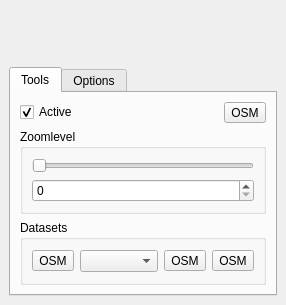
<?xml version="1.0" encoding="UTF-8"?>
<ui version="4.0">
 <class>TileMapScaleLevelsDockWidget</class>
 <widget class="QDockWidget" name="TileMapScaleLevelsDockWidget">
  <property name="geometry">
   <rect>
    <x>0</x>
    <y>0</y>
    <width>286</width>
    <height>305</height>
   </rect>
  </property>
  <property name="minimumSize">
   <size>
    <width>286</width>
    <height>305</height>
   </size>
  </property>
  <property name="maximumSize">
   <size>
    <width>524287</width>
    <height>524287</height>
   </size>
  </property>
  <property name="windowTitle">
   <string>Tile Map Scale Levels</string>
  </property>
  <widget class="QWidget" name="dockWidgetContents">
   <layout class="QVBoxLayout" name="verticalLayout_6">
    <item>
     <spacer name="verticalSpacer">
      <property name="orientation">
       <enum>Qt::Vertical</enum>
      </property>
      <property name="sizeHint" stdset="0">
       <size>
        <width>20</width>
        <height>40</height>
       </size>
      </property>
     </spacer>
    </item>
    <item>
     <widget class="QTabWidget" name="tabWidget">
      <property name="tabPosition">
       <enum>QTabWidget::North</enum>
      </property>
      <property name="tabShape">
       <enum>QTabWidget::Rounded</enum>
      </property>
      <property name="currentIndex">
       <number>0</number>
      </property>
      <property name="elideMode">
       <enum>Qt::ElideNone</enum>
      </property>
      <widget class="QWidget" name="tab">
       <attribute name="title">
        <string>Tools</string>
       </attribute>
       <layout class="QVBoxLayout" name="verticalLayout_2">
        <item>
         <layout class="QHBoxLayout" name="horizontalLayout">
          <item>
           <widget class="QCheckBox" name="checkBoxIsActive">
            <property name="text">
             <string>Active</string>
            </property>
            <property name="checked">
             <bool>true</bool>
            </property>
            <property name="tristate">
             <bool>false</bool>
            </property>
           </widget>
          </item>
          <item>
           <spacer name="horizontalSpacer_2">
            <property name="orientation">
             <enum>Qt::Horizontal</enum>
            </property>
            <property name="sizeHint" stdset="0">
             <size>
              <width>40</width>
              <height>20</height>
             </size>
            </property>
           </spacer>
          </item>
          <item>
           <widget class="QToolButton" name="buttonInfo">
            <property name="toolTip">
             <string>Show information</string>
            </property>
            <property name="statusTip">
             <string>Show information</string>
            </property>
            <property name="text">
             <string>OSM</string>
            </property>
            <property name="icon">
             <iconset resource="resources.qrc">
              <normaloff>:/icons/icons/help-about.png</normaloff>:/icons/icons/help-about.png</iconset>
            </property>
            <property name="iconSize">
             <size>
              <width>22</width>
              <height>22</height>
             </size>
            </property>
           </widget>
          </item>
         </layout>
        </item>
        <item>
         <widget class="QGroupBox" name="groupBox">
          <property name="title">
           <string>Zoomlevel</string>
          </property>
          <layout class="QVBoxLayout" name="verticalLayout_4">
           <item>
            <layout class="QVBoxLayout" name="verticalLayout">
             <item>
              <widget class="QSlider" name="sliderZoomlevels">
               <property name="toolTip">
                <string/>
               </property>
               <property name="statusTip">
                <string/>
               </property>
               <property name="maximum">
                <number>25</number>
               </property>
               <property name="sliderPosition">
                <number>0</number>
               </property>
               <property name="orientation">
                <enum>Qt::Horizontal</enum>
               </property>
               <property name="tickPosition">
                <enum>QSlider::NoTicks</enum>
               </property>
               <property name="tickInterval">
                <number>0</number>
               </property>
              </widget>
             </item>
             <item>
              <widget class="QSpinBox" name="spinBoxZoomlevels">
               <property name="keyboardTracking">
                <bool>false</bool>
               </property>
               <property name="maximum">
                <number>25</number>
               </property>
              </widget>
             </item>
            </layout>
           </item>
          </layout>
         </widget>
        </item>
        <item>
         <widget class="QGroupBox" name="groupBoxDatasets">
          <property name="title">
           <string>Datasets</string>
          </property>
          <layout class="QVBoxLayout" name="verticalLayout_3">
           <item>
            <layout class="QHBoxLayout" name="horizontalLayout_2">
             <item>
              <widget class="QToolButton" name="buttonLoadOSM">
               <property name="toolTip">
                <string>load OSM Layer</string>
               </property>
               <property name="statusTip">
                <string>load OSM Layer</string>
               </property>
               <property name="text">
                <string>OSM</string>
               </property>
               <property name="icon">
                <iconset resource="resources.qrc">
                 <normaloff>:/icons/icons/osm.png</normaloff>:/icons/icons/osm.png</iconset>
               </property>
               <property name="iconSize">
                <size>
                 <width>22</width>
                 <height>22</height>
                </size>
               </property>
              </widget>
             </item>
             <item>
              <widget class="QComboBox" name="comboBoxUserDatasets"/>
             </item>
             <item>
              <widget class="QToolButton" name="buttonLoadRefreshUserDatasets">
               <property name="toolTip">
                <string>refresh list of datasets</string>
               </property>
               <property name="statusTip">
                <string>refresh list of datasets</string>
               </property>
               <property name="text">
                <string>OSM</string>
               </property>
               <property name="icon">
                <iconset resource="resources.qrc">
                 <normaloff>:/icons/icons/view-refresh.png</normaloff>:/icons/icons/view-refresh.png</iconset>
               </property>
               <property name="iconSize">
                <size>
                 <width>22</width>
                 <height>22</height>
                </size>
               </property>
              </widget>
             </item>
             <item>
              <widget class="QToolButton" name="buttonLoadUserDataset">
               <property name="toolTip">
                <string>load selected dataset</string>
               </property>
               <property name="statusTip">
                <string>load selected dataset</string>
               </property>
               <property name="text">
                <string>OSM</string>
               </property>
               <property name="icon">
                <iconset resource="resources.qrc">
                 <normaloff>:/icons/icons/list-add.png</normaloff>:/icons/icons/list-add.png</iconset>
               </property>
               <property name="iconSize">
                <size>
                 <width>22</width>
                 <height>22</height>
                </size>
               </property>
              </widget>
             </item>
            </layout>
           </item>
          </layout>
         </widget>
        </item>
       </layout>
      </widget>
      <widget class="QWidget" name="OptionsTab">
       <attribute name="title">
        <string>Options</string>
       </attribute>
       <layout class="QVBoxLayout" name="verticalLayout_5">
        <item>
         <widget class="QCheckBox" name="checkBoxUseMercator">
          <property name="text">
           <string>Use World Mercator System</string>
          </property>
          <property name="checked">
           <bool>false</bool>
          </property>
          <property name="tristate">
           <bool>false</bool>
          </property>
         </widget>
        </item>
        <item>
         <widget class="QCheckBox" name="checkBoxUseOnTheFlyTransformation">
          <property name="text">
           <string>Use 'On-The-Fly' Transformation</string>
          </property>
          <property name="checked">
           <bool>false</bool>
          </property>
          <property name="tristate">
           <bool>false</bool>
          </property>
         </widget>
        </item>
        <item>
         <layout class="QGridLayout" name="gridLayout">
          <item row="1" column="1">
           <widget class="QSpinBox" name="maxZoomlevelSpinBox">
            <property name="keyboardTracking">
             <bool>false</bool>
            </property>
            <property name="minimum">
             <number>-10</number>
            </property>
            <property name="maximum">
             <number>30</number>
            </property>
            <property name="value">
             <number>18</number>
            </property>
           </widget>
          </item>
          <item row="2" column="1">
           <widget class="QSpinBox" name="dpiSpinBox">
            <property name="enabled">
             <bool>false</bool>
            </property>
            <property name="keyboardTracking">
             <bool>false</bool>
            </property>
            <property name="minimum">
             <number>72</number>
            </property>
            <property name="maximum">
             <number>768</number>
            </property>
            <property name="singleStep">
             <number>2</number>
            </property>
            <property name="value">
             <number>96</number>
            </property>
           </widget>
          </item>
          <item row="1" column="0">
           <widget class="QLabel" name="maxZoomlevelLabel">
            <property name="text">
             <string>max Zoomlevel</string>
            </property>
           </widget>
          </item>
          <item row="0" column="0">
           <widget class="QLabel" name="minZoomlevelLabel">
            <property name="text">
             <string>min Zoomlevel</string>
            </property>
           </widget>
          </item>
          <item row="2" column="0">
           <widget class="QLabel" name="dpiLabel">
            <property name="text">
             <string>DPI</string>
            </property>
           </widget>
          </item>
          <item row="0" column="1">
           <widget class="QSpinBox" name="minZoomlevelSpinBox">
            <property name="keyboardTracking">
             <bool>false</bool>
            </property>
            <property name="minimum">
             <number>-10</number>
            </property>
            <property name="maximum">
             <number>30</number>
            </property>
           </widget>
          </item>
          <item row="2" column="2">
           <widget class="QToolButton" name="toggleDpiToolButton">
            <property name="toolTip">
             <string>Allow to set dpi directly</string>
            </property>
            <property name="text">
             <string>...</string>
            </property>
            <property name="icon">
             <iconset resource="resources.qrc">
              <normaloff>:/icons/icons/draw-freehand.png</normaloff>:/icons/icons/draw-freehand.png</iconset>
            </property>
            <property name="checkable">
             <bool>true</bool>
            </property>
           </widget>
          </item>
         </layout>
        </item>
        <item>
         <spacer name="verticalSpacer_2">
          <property name="orientation">
           <enum>Qt::Vertical</enum>
          </property>
          <property name="sizeHint" stdset="0">
           <size>
            <width>20</width>
            <height>40</height>
           </size>
          </property>
         </spacer>
        </item>
       </layout>
      </widget>
     </widget>
    </item>
   </layout>
  </widget>
 </widget>
 <resources>
  <include location="resources.qrc"/>
 </resources>
 <connections>
  <connection>
   <sender>toggleDpiToolButton</sender>
   <signal>toggled(bool)</signal>
   <receiver>dpiSpinBox</receiver>
   <slot>setEnabled(bool)</slot>
   <hints>
    <hint type="sourcelabel">
     <x>253</x>
     <y>215</y>
    </hint>
    <hint type="destinationlabel">
     <x>184</x>
     <y>216</y>
    </hint>
   </hints>
  </connection>
 </connections>
</ui>
